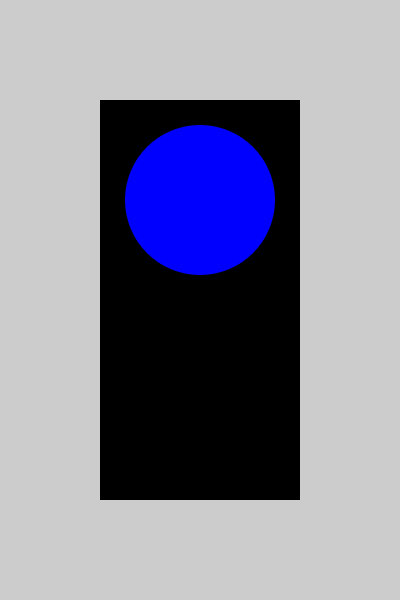
Frame 1 (no input)
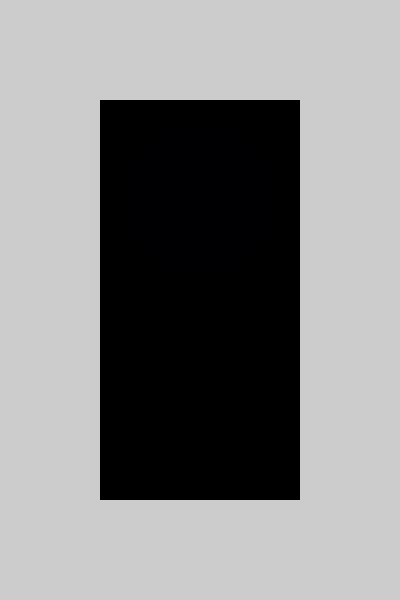
Frame 60 (the mouse pressed at the canvas centre just before this capture)
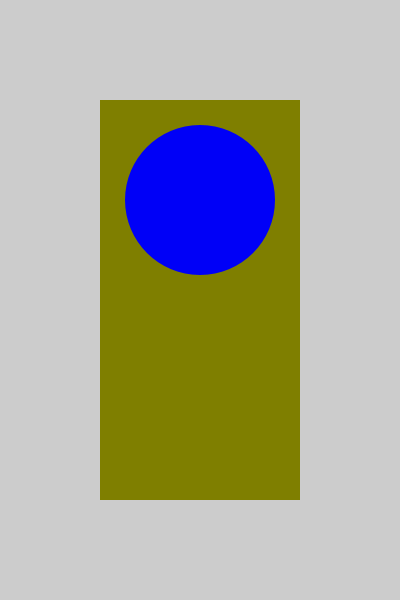
Frame 120 (the mouse held since frame 60 and released just before this capture)

The Processing sketch that drew these frames (run headless with seeded random() and noise(); from frame 60 on, the mouse is pressed at the canvas centre):

// Processing sketch: processing_95734
// ── processing_95734.pde

float red;
float green;
float blue;
float incrementor;

void setup(){
  size(400, 600);
  noStroke();
}

void draw (){
  red= map(mouseX, 0, width, 0, 255);
  green= map(mouseY, 0, height, 0, 255);
  
  fill(red, green, 0);
  rect(100, 100, 200, 400);
  
  blue= map(cos(incrementor), -1, 1, 0, 255);
  fill(0, 0, blue);
  ellipse(width/2, width/2, 150, 150);
  
  incrementor +=0.05;
  
}
